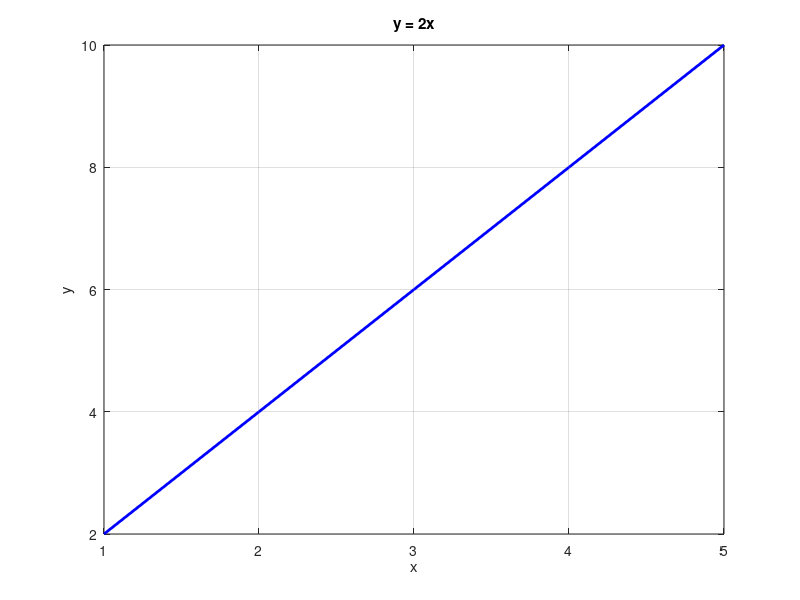

Recreate this plot in MATLAB.
% Basit Toplama ve Çarpma
x = 1:5;
y = x .* 2;

figure;
plot(x, y, 'b-', 'LineWidth', 2);
title('y = 2x');
xlabel('x');
ylabel('y');
grid on;

disp(['Toplam: ', num2str(sum(x))]);
disp(['Çarpım: ', num2str(prod(x))]);
